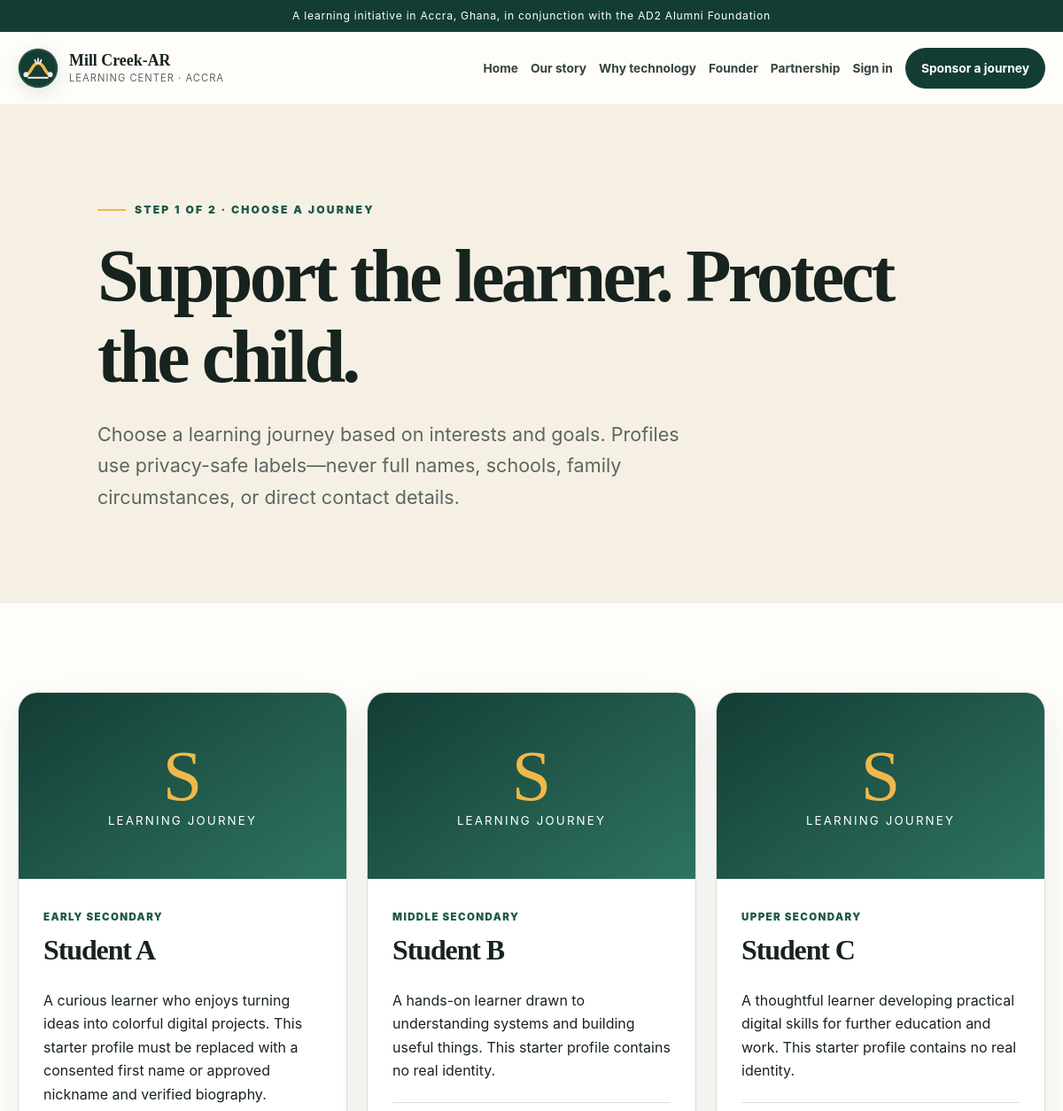
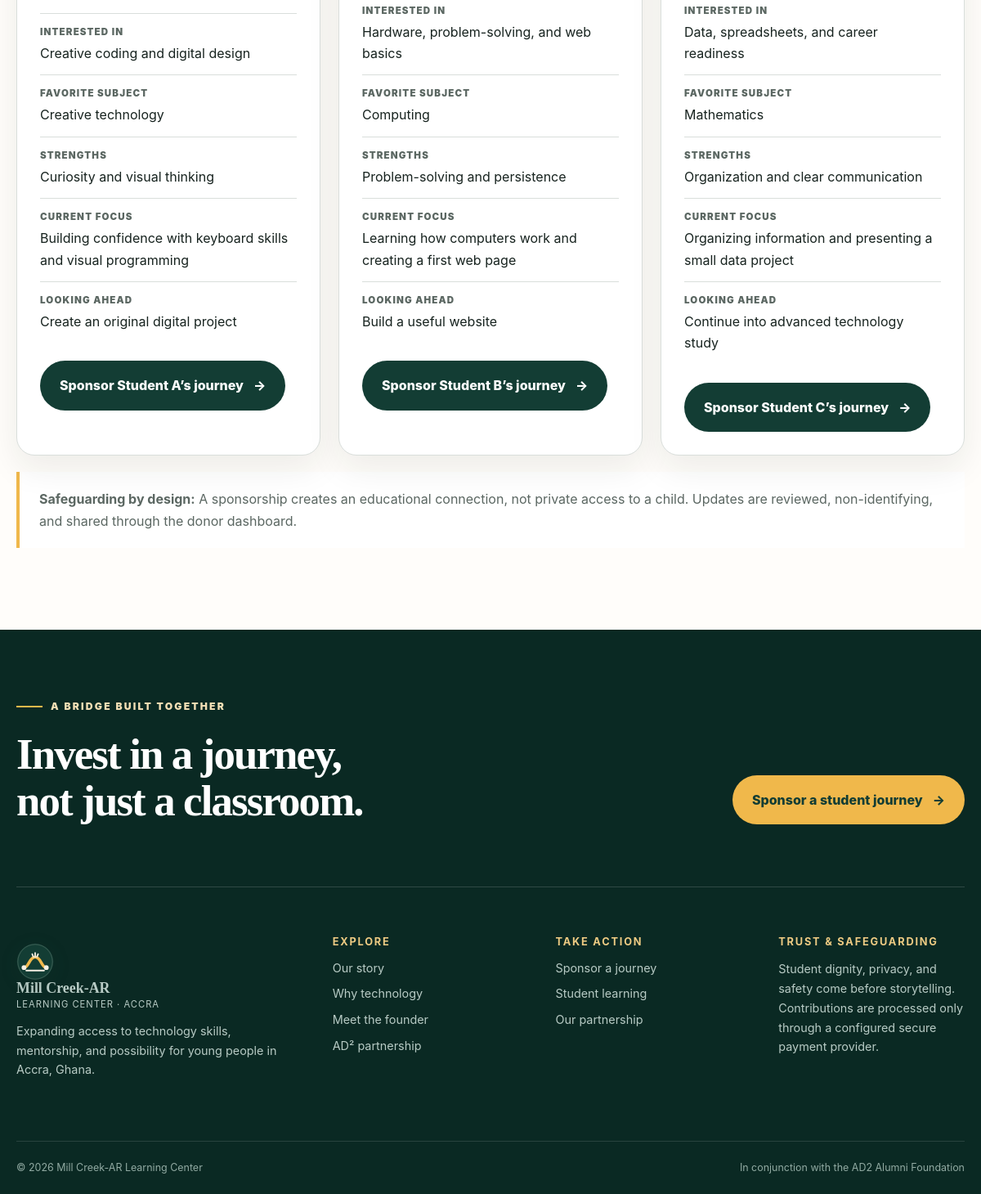
Screenshot of /adopt.php with the database file from the repository (2 pictures, top to bottom).
### tables this page shows
CREATE TABLE IF NOT EXISTS student_journeys (
    id INT UNSIGNED AUTO_INCREMENT PRIMARY KEY,
    public_code VARCHAR(40) NOT NULL UNIQUE,
    first_name VARCHAR(60) NOT NULL,
    display_name VARCHAR(100) NOT NULL,
    age_band VARCHAR(40) NOT NULL,
    interest_area VARCHAR(120) NOT NULL,
    current_focus VARCHAR(160) NOT NULL,
    profile_summary TEXT NOT NULL,
    favorite_subject VARCHAR(120) NOT NULL DEFAULT '',
    strengths VARCHAR(180) NOT NULL DEFAULT '',
    aspirations VARCHAR(180) NOT NULL DEFAULT '',
    active TINYINT(1) NOT NULL DEFAULT 1,
    created_at TIMESTAMP NOT NULL DEFAULT CURRENT_TIMESTAMP
);

### includes/auth.php (called while the page is built, shortened)
<?php
function is_logged_in(): bool { return !empty($_SESSION['user_id']); }

### includes/db.php (called while the page is built, shortened)
<?php
function db(): PDO {
    $host = getenv('GHANA_DB_HOST') ?: '127.0.0.1';
    $name = getenv('GHANA_DB_NAME') ?: 'ghana_school';
    $user = getenv('GHANA_DB_USER') ?: 'root';
    $password = getenv('GHANA_DB_PASSWORD') ?: '';
    $pdo = new PDO("mysql:host={$host};dbname={$name};charset=utf8mb4", $user, $password, [
        PDO::ATTR_ERRMODE => PDO::ERRMODE_EXCEPTION,
        PDO::ATTR_DEFAULT_FETCH_MODE => PDO::FETCH_ASSOC,
        PDO::ATTR_EMULATE_PREPARES => false,
    ]);
    return $pdo;
}

### adopt.php (the view, shortened to what this page needs)
<?php
require_once 'includes/db.php';
$journeys=[]; $loadError=false;
try { $journeys=db()->query("SELECT * FROM student_journeys WHERE active=1 ORDER BY id")->fetchAll(); } catch (Throwable $e) { $loadError=true; }
include 'includes/header.php';
?>
<section class="page-hero"><div class="wrap"><span class="eyebrow">Step 1 of 2 · Choose a journey</span><h1>Support the learner. Protect the child.</h1><p class="lede">Choose a learning journey based on interests and goals. Profiles use privacy-safe labels—never full names, schools, family circumstances, or direct contact details.</p></div></section>
<section class="section"><div class="wrap">
<?php if ($loadError): ?><div class="alert error"><strong>The sponsorship portal needs its local database.</strong><span>Import <code>database.sql</code>, then refresh this page.</span></div>
<?php else: ?><div class="journey-grid">
<?php foreach($journeys as $index=>$journey): ?><article class="journey-card"><div class="journey-visual" aria-hidden="true"><span><?= htmlspecialchars(mb_strtoupper(mb_substr($journey['first_name'],0,1))) ?></span><small>Learning journey</small></div><div class="journey-body"><span class="journey-band"><?= htmlspecialchars($journey['age_band']) ?></span><h2><?= htmlspecialchars($journey['first_name']) ?></h2><p><?= htmlspecialchars($journey['profile_summary']) ?></p><dl><div><dt>Interested in</dt><dd><?= htmlspecialchars($journey['interest_area']) ?></dd></div><div><dt>Favorite subject</dt><dd><?= htmlspecialchars($journey['favorite_subject'] ?: 'Not yet added') ?></dd></div><div><dt>Strengths</dt><dd><?= htmlspecialchars($journey['strengths'] ?: 'Not yet added') ?></dd></div><div><dt>Current focus</dt><dd><?= htmlspecialchars($journey['current_focus']) ?></dd></div><div><dt>Looking ahead</dt><dd><?= htmlspecialchars($journey['aspirations'] ?: 'Not yet added') ?></dd></div></dl><a class="button" href="signup.php?journey=<?= urlencode($journey['public_code']) ?>">Sponsor <?= htmlspecialchars($journey['first_name']) ?>’s journey <span aria-hidden="true">→</span></a></div></article><?php endforeach; ?>
</div><?php endif; ?>
<div class="privacy-note"><strong>Safeguarding by design:</strong> A sponsorship creates an educational connection, not private access to a child. Updates are reviewed, non-identifying, and shared through the donor dashboard.</div>
</div></section>
<?php include 'includes/footer.php'; ?>

### includes/header.php (shortened to what this page needs)
<?php
require_once __DIR__ . '/auth.php';
$currentPage = basename($_SERVER['PHP_SELF'] ?? 'index.php');
function nav_active(string $page, string $currentPage): string { return $page === $currentPage ? ' aria-current="page" class="nav-link active"' : ' class="nav-link"'; }
?>
<!doctype html>
<html lang="en">
<head>
    <link rel="stylesheet" href="/ghana-school/assets/css/style.css">
</head>
<body>
<header class="site-header">
    <div class="announcement">A learning initiative in Accra, Ghana, in conjunction with the AD2 Alumni Foundation</div>
    <div class="nav-wrap">
        <a class="brand" href="/ghana-school/index.php" aria-label="Mill Creek-AR Learning Center home">
            <img class="brand-mark" src="/ghana-school/assets/images/brand-mark.svg" alt="" width="46" height="46">
            <span><strong>Mill Creek-AR</strong><small>Learning Center · Accra</small></span>
        </a>
        <nav id="site-nav" class="site-nav" aria-label="Main navigation">
            <a<?= nav_active('index.php', $currentPage) ?> href="/ghana-school/index.php">Home</a>
            <a<?= nav_active('about.php', $currentPage) ?> href="/ghana-school/about.php">Our story</a>
            <a<?= nav_active('impact.php', $currentPage) ?> href="/ghana-school/impact.php">Why technology</a>
            <a<?= nav_active('bio.php', $currentPage) ?> href="/ghana-school/bio.php">Founder</a>
            <a<?= nav_active('foundation.php', $currentPage) ?> href="/ghana-school/foundation.php">Partnership</a>
            <?php if(is_logged_in()): ?><a<?= nav_active('portal.php', $currentPage) ?> href="/ghana-school/portal.php">My dashboard</a><?php else: ?><a<?= nav_active('login.php', $currentPage) ?> href="/ghana-school/login.php">Sign in</a><?php endif; ?>
            <a<?= nav_active('adopt.php', $currentPage) ?> href="/ghana-school/adopt.php">Sponsor a journey</a>
        </nav>
    </div>
</header>
<main id="main-content">

### includes/footer.php
</main>
<footer class="site-footer">
    <div class="footer-cta wrap">
        <div><span class="eyebrow light">A bridge built together</span><h2>Invest in a journey,<br>not just a classroom.</h2></div>
        <a class="button button-gold" href="/ghana-school/adopt.php">Sponsor a student journey <span aria-hidden="true">→</span></a>
    </div>
    <div class="footer-grid wrap">
        <div><a class="brand footer-brand" href="/ghana-school/index.php"><img class="brand-mark" src="/ghana-school/assets/images/brand-mark.svg" alt="" width="46" height="46"><span><strong>Mill Creek-AR</strong><small>Learning Center · Accra</small></span></a><p>Expanding access to technology skills, mentorship, and possibility for young people in Accra, Ghana.</p></div>
        <div><h3>Explore</h3><a href="/ghana-school/about.php">Our story</a><a href="/ghana-school/impact.php">Why technology</a><a href="/ghana-school/bio.php">Meet the founder</a><a href="/ghana-school/foundation.php">AD² partnership</a></div>
        <div><h3>Take action</h3><a href="/ghana-school/adopt.php">Sponsor a journey</a><a href="/ghana-school/index.php#students">Student learning</a><a href="/ghana-school/index.php#partnership">Our partnership</a></div>
        <div><h3>Trust & safeguarding</h3><p>Student dignity, privacy, and safety come before storytelling. Contributions are processed only through a configured secure payment provider.</p></div>
    </div>
    <div class="footer-bottom wrap"><span>© <?= date('Y') ?> Mill Creek-AR Learning Center</span><span>In conjunction with the AD2 Alumni Foundation</span></div>
</footer>
</body>
</html>

### rows the page displays
student_journeys: first_name "S", age_band "EARLY SECONDARY", first_name "Student A", profile_summary "A curious learner who enjoys turning ideas into colorful digital projects. This starter profile must be replaced with a consented first name or approved nickname and verified biography.", interest_area "Creative coding and digital design", favorite_subject "Creative technology", strengths "Curiosity and visual thinking", current_focus "Building confidence with keyboard skills and visual programming", aspirations "Create an original digital project"
student_journeys: first_name "S", age_band "MIDDLE SECONDARY", first_name "Student B", profile_summary "A hands-on learner drawn to understanding systems and building useful things. This starter profile contains no real identity.", interest_area "Hardware, problem-solving, and web basics", favorite_subject "Computing", strengths "Problem-solving and persistence", current_focus "Learning how computers work and creating a first web page", aspirations "Build a useful website"
student_journeys: first_name "S", age_band "UPPER SECONDARY", first_name "Student C", profile_summary "A thoughtful learner developing practical digital skills for further education and work. This starter profile contains no real identity.", interest_area "Data, spreadsheets, and career readiness", favorite_subject "Mathematics", strengths "Organization and clear communication", current_focus "Organizing information and presenting a small data project", aspirations "Continue into advanced technology study"
